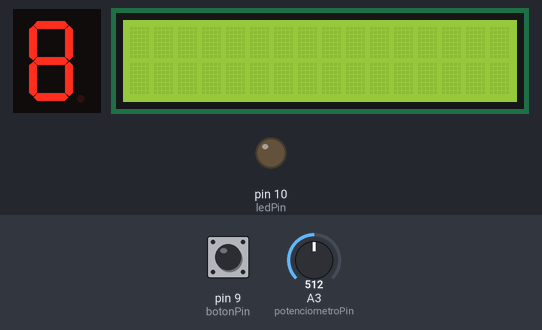
The sketch below on a simulated Arduino Uno, built with avr-gcc and run on an emulated ATmega328P. On the bench: 1-digit seven-segment display, 16×2 character LCD, output pins drawn as LEDs (lit = HIGH). Wiring (inferred from the names in the program): 1-digit 7-segment display, segments lit when HIGH: segments pin 2, pin 3, pin 4, pin 5, pin 6, pin 7, pin 8. The test bench sets the inputs (shaded band); at power-on: pin 9 (botonPin) HIGH, A3 (potenciometroPin) = 512. The segment pins are drawn as the display they are named for; pins used as bus, display or sensor lines are not drawn; what the sketch prints to the serial monitor is not drawn.

Above: at 1.2 s.
1.3 s: pin 9 (botonPin) pulled LOW for 0.15 s
At 7.5 s:
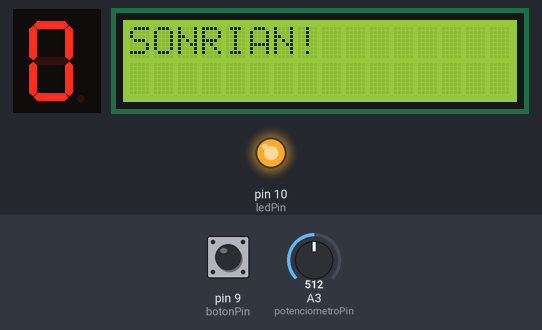
At 11.2 s:
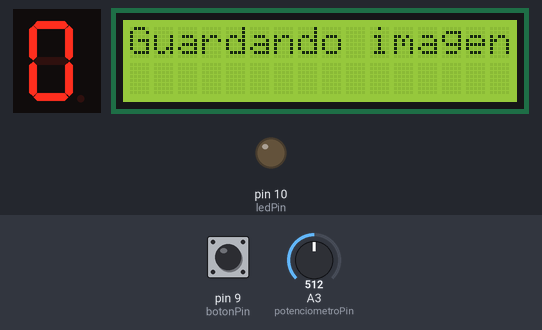
Timing chart, 0 to 12.7 s (numbered marks = the images above; inputs shaded):
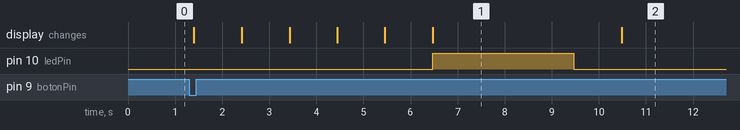

The sketch:

prueba.ino
```cpp
#include <Wire.h>
#include <LiquidCrystal_I2C.h>

// Definir los pines conectados a los segmentos del display de 7 segmentos
const int segmentos[7] = {2, 3, 4, 5, 6, 7, 8}; // A, B, C, D, E, F, G

// Mapeo de dígitos en el display de 7 segmentos (0-9) para cátodo común
const byte digitos[10] = {
  B0111111,  // 0
  B0000110,  // 1
  B1011011,  // 2
  B1001111,  // 3
  B1100110,  // 4
  B1101101,  // 5
  B1111101,  // 6
  B0000111,  // 7
  B1111111,  // 8
  B1101111   // 9
};

const int botonPin = 9; // Pin conectado al botón
const int potenciometroPin = A3; // Pin conectado al potenciómetro
const int ledPin = 10; // Pin conectado al LED

// Inicializar el LCD con la dirección I2C 0x27
LiquidCrystal_I2C lcd(0x27, 16, 2);

bool botonActivado = false; // Variable para controlar el estado del botón

void setup() {
  // Inicializar el LCD
  lcd.init();
  lcd.backlight();

  // Configurar los pines de los segmentos como salidas
  for (int i = 0; i < 7; i++) {
    pinMode(segmentos[i], OUTPUT);
    digitalWrite(segmentos[i], HIGH); // Apagar todos los segmentos al inicio (cátodo común)
  }

  pinMode(botonPin, INPUT_PULLUP); // Configurar el pin del botón como entrada con resistencia pull-up interna
  pinMode(ledPin, OUTPUT); // Configurar el pin del LED como salida

  Serial.begin(9600); // Iniciar comunicación serial
}

void loop() {
  // Leer el valor del potenciómetro y enviarlo por el puerto serie
  int valorPotenciometro = analogRead(potenciometroPin);
  Serial.println(valorPotenciometro);
  delay(100); // Pequeña pausa

  // Esperar a que se presione el botón físico
  if (digitalRead(botonPin) == LOW) {
    // Mandar mensaje al monitor serial indicando que el botón ha sido presionado
    Serial.println("Boton presionado");
    // Activar el botón
    botonActivado = true;
  }

  // Si el botón está activado, realizar la secuencia
  if (botonActivado) {
    // Borrar el LCD
    lcd.clear();

    // Realizar la cuenta regresiva
    for (int i = 5; i >= 0; i--) { // Contador regresivo de 5 a 0
      // Mostrar el número en el display de 7 segmentos
      mostrarNumero(i);

      // Mostrar mensajes alternativos en el LCD
      if (i > 2) {
        lcd.setCursor(0, 0);
        lcd.print("Preparate Para");
        lcd.setCursor(0, 1);
        lcd.print("La Foto");
      } else {
        lcd.clear();
        lcd.setCursor(0, 0);
        lcd.print("SONRIAN!");
      }

      // Si el contador llega a 0, encender el LED durante un segundo
      if (i == 0) {
        digitalWrite(ledPin, HIGH); // Encender el LED conectado al pin 10
        delay(3000); // Esperar un segundo
        digitalWrite(ledPin, LOW); // Apagar el LED
      }

      delay(1000); // Esperar un segundo antes de actualizar el display
    }

    // Borrar el LCD después de la cuenta regresiva
    lcd.clear();

    // Mostrar "Imagen guardada" en el LCD
    lcd.setCursor(0, 0);
    lcd.print("Guardando imagen");
    delay(3000);
    lcd.clear();
    lcd.print(".");
    delay(1000);
    lcd.clear();
    lcd.print("..");
    delay(1000);
    lcd.clear();
    lcd.print("...");
    delay(2000);
    lcd.clear();
    lcd.setCursor(0, 1);
    lcd.print("Imagen guardada");

    // Reiniciar el estado del botón
    botonActivado = false;

    // Esperar a que se suelte el botón físico
    while (digitalRead(botonPin) == LOW) {
      delay(10); // Pequeña pausa
    }
  }
}

void mostrarNumero(int num) {
  // Mostrar el número en el display de 7 segmentos (cátodo común)
  for (int i = 0; i < 7; i++) {
    digitalWrite(segmentos[i], bitRead(digitos[num], i) == 1 ? HIGH : LOW);
  }
}
```

Measured:
- after the input at 1.3 s, pin 10 (ledPin): LOW → HIGH after 5.2 s, → LOW 3.0 s later; the display: first changes after 0.09 s (image 1 shows a later state)
- what the display in image 1 shows lasts 4.0 s, from 6.5 s to 10.5 s
